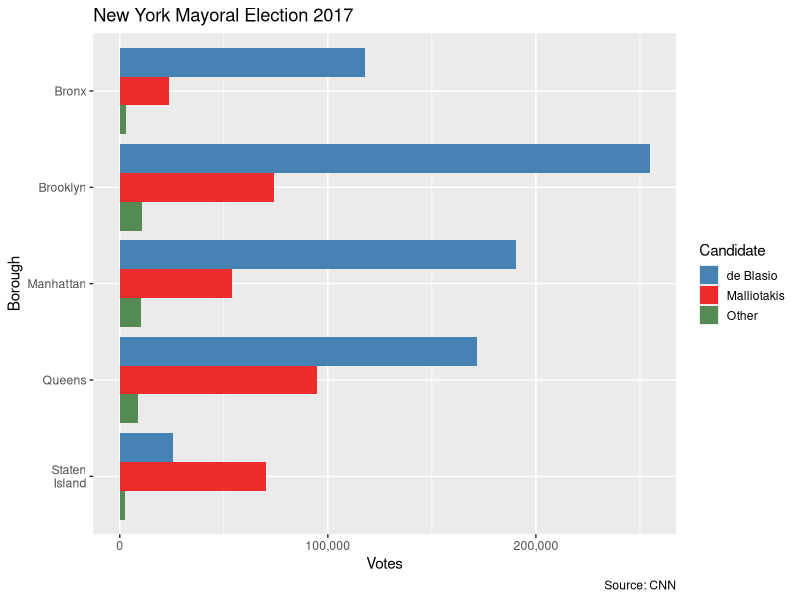

Recreate this plot in R.
## ---- chunk 1
knitr::opts_chunk$set(echo = TRUE)

library(kableExtra)
ny_mayor <- read.csv("ny_mayor.csv")
library(tidyverse)
library(scales)
## ---- chunk 2
ny_mayor[nrow(ny_mayor) + 1, ] <- c("Total", sum(ny_mayor$de_blasio), sum(ny_mayor$malliotakis), sum(ny_mayor$other))
# from: https://statisticsglobe.com/add-new-row-to-data-frame-in-r accessed on 29/1/2022

kbl(
  ny_mayor,
  caption = "New York Mayoral Election 2017",
  format.args = list(big.mark = ","),
  col.names = c("Borough", "de Balsio", "Malliotakis", "Other")
) |>
  add_header_above(c("", "Candidate" = 3)) |>
  kable_paper(full_width = F, html_font = "Arial") |>
  kable_styling("striped", full_width = F) |>
  row_spec(5, extra_css = "border-bottom: 1px solid;") |>
  # from: https://stackoverflow.com/questions/68010981/table-with-package-kableextra-how-to-add-lines-to-the-tables
  footnote(
    general_title = " ",
    general = c("<small>Source: CNN </small>"),
    footnote_as_chunk = T,
    escape = F
  )
# from: https://stackoverflow.com/questions/60176526/kableextra-change-font-size-of-table-footnote accessed on 29/1/2022
# Could not find how to modify "CNN" to the colour blue and add the hyperlink to it.
## ---- chunk 3
ny_mayor_long <- read_csv("ny_mayor.csv") |>
  mutate(borough = str_replace(borough, " ", "\n")) |>
  pivot_longer(-borough) |>
  mutate(name = fct_rev(name))
ggplot(ny_mayor_long, aes(borough, value, fill = name)) +
  geom_col(position = "dodge") +
  scale_x_discrete(limits = rev) +
  coord_flip() +
  scale_y_continuous(labels = label_comma()) +
  scale_fill_manual(
    labels = c("Other", "Malliotakis", "de Blasio"),
    values = c("palegreen4", "firebrick2", "steelblue")
  ) +
  labs(
    title = "New York Mayoral Election 2017",
    caption = "Source: CNN",
    x = "Borough",
    y = "Votes",
    fill = "Candidate"
  ) +
  guides(fill = guide_legend(reverse = TRUE)) +
  theme(legend.key.size = unit(1, "lines"))
